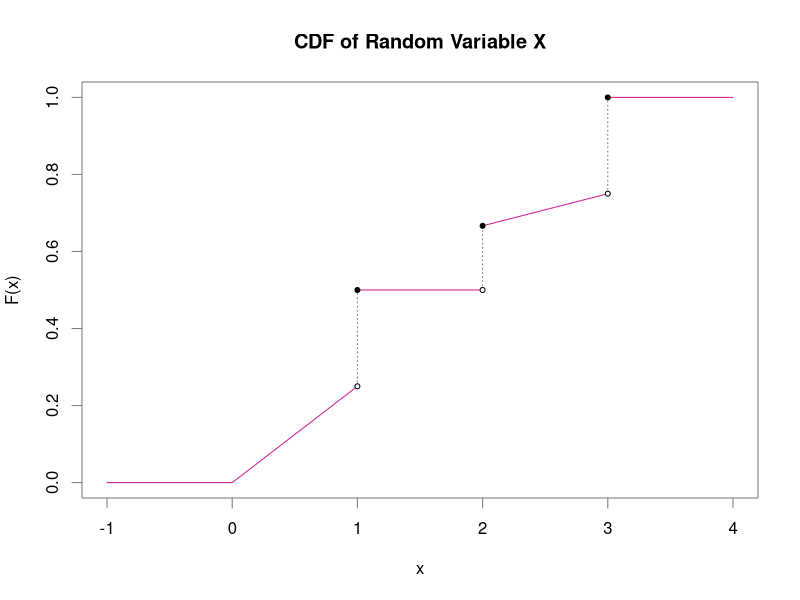

This chart was generated by the following R code:
# MATH 267A
# Section 2
# Group D
#  Beatriz Hernandez
#  Jimmy Nguyen
#  Ryan Quigley
# Problem 2


x <- c(-1,0,0,1,1,2,2,3,3,4)
y <- c(0,0,0,1/4,1/2,1/2,2/3,3/4,1,1)
open <- c(0,0,0,1,0,1,0,1,0,0)
closed <- c(0,0,0,0,1,0,1,0,1,0)
df <- data.frame(x, y, open, closed)
n <- dim(df)[1] - 1

plot(df$x, df$y, type = "n", axes = FALSE, ann = FALSE)
for (i in 1:n) {
	if (df$x[i] != df$x[i+1]) {
		lines(df[c(i, i+1), 1:2], col = "violetred")
	} else {
		lines(df[c(i, i+1), 1:2], lty = 3, col = "grey50")
	}
}
points(df[df$closed == 1, 1:2], pch = 20)
points(df[df$open == 1, 1:2], pch = 21, col = "black", bg = "white", cex = (2/3))

axis(1, at = seq.int(-1,4), col = "grey50", lwd = 0, lwd.tick = 1)
box(lty = 1, col = "grey50")
axis(2, at = seq.int(0, 1, 0.2), lwd = 0, lwd.tick = 1, col = "grey50")
title(main = "CDF of Random Variable X", xlab = "x", ylab = "F(x)")
